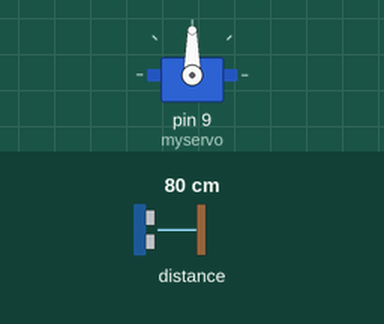
The sketch below on a simulated Arduino Uno, built with avr-gcc and run on an emulated ATmega328P. Shown: servo. The test bench sets the inputs (shaded band); at power-on: distance to the obstacle 80 cm.

Above: at 0.05 s.
At 1.05 s:
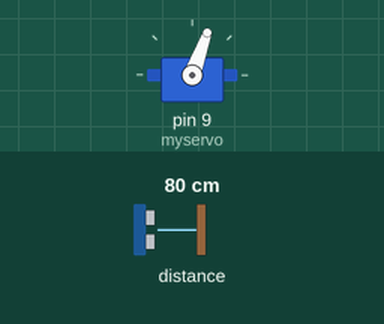
At 2.2 s:
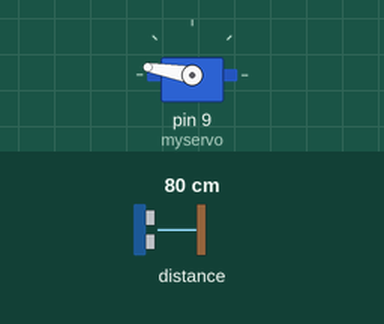
At 4.4 s:
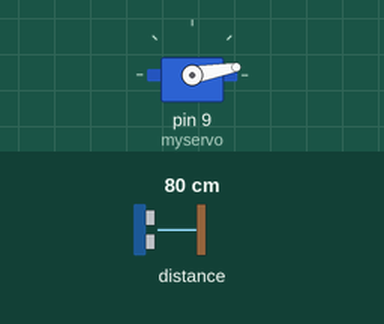
Timing chart, 0 to 5.7 s (numbered marks = the images above):
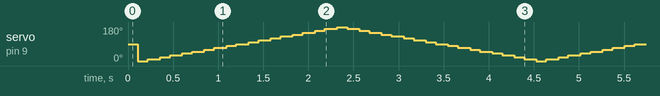

The sketch:

Lidar_SelfDriving.ino
```cpp
//LIDAR code
#include <Wire.h>
#include <LIDARLite.h>
#include <Servo.h>
#include <SPI.h>

// Globals
LIDARLite lidarLite;
int cal_cnt = 0;
int rotation = 0;
Servo myservo;
int dist[9] ;
// FLIP LEFT AND RIGHT
//LIDAR STARTS FROM RIGHT AT 0 degrees if you are the car
//LIDAR 180 is full left

//dist[0] is far right, whichi s 0 degrees.
//dist[8] is far left, which is 180 degrees

void setup()
{

  Serial.begin(9600); // Initialize serial connection to display distance readings

  lidarLite.begin(0, true); // Set configuration to default and I2C to 400 kHz
  lidarLite.configure(0); // Change this number to try out alternate configurations
  myservo.attach(9); // attach the servo to our servo object

  myservo.write(90);
}
// rotates and collects data from the lidar
void loop()
{
forward();
updateLidar();
}

void forward(){

}
void reverse(){

}
void turnRight(){

}
void turnLeft(){

}
void updateLidar(){

 getDist();
}

void getDist(){


  for(int i = 0; i < 9; i++){
    dist[i]= (turnLidarLeft()+turnLidarLeft())/2;

    delay(25);
  }
  for(int i = 0; i < 9; i++){
    dist[9-i-1]=(turnLidarRight()+turnLidarRight())/2;
    delay(25);
  }
}

// returns readings from the lidar
int lidar(){
  int dist;

  // At the beginning of every 100 readings,
  // take a measurement with receiver bias correction
  if ( cal_cnt == 0 ) {
    dist = lidarLite.distance();      // With bias correction
  } else {
    dist = lidarLite.distance(false); // Without bias correction
  }

  // Increment reading counter
  cal_cnt++;
  cal_cnt = cal_cnt % 100;


  delay(100);
  return dist;
}

int turnLidarRight(){
    int Dist = lidar();
    myservo.write(rotation);
    rotation -= 10;
    return(Dist);
}
int turnLidarLeft(){
    int Dist = lidar();
    myservo.write(rotation);
    rotation += 10;
    return(Dist);
}
```
